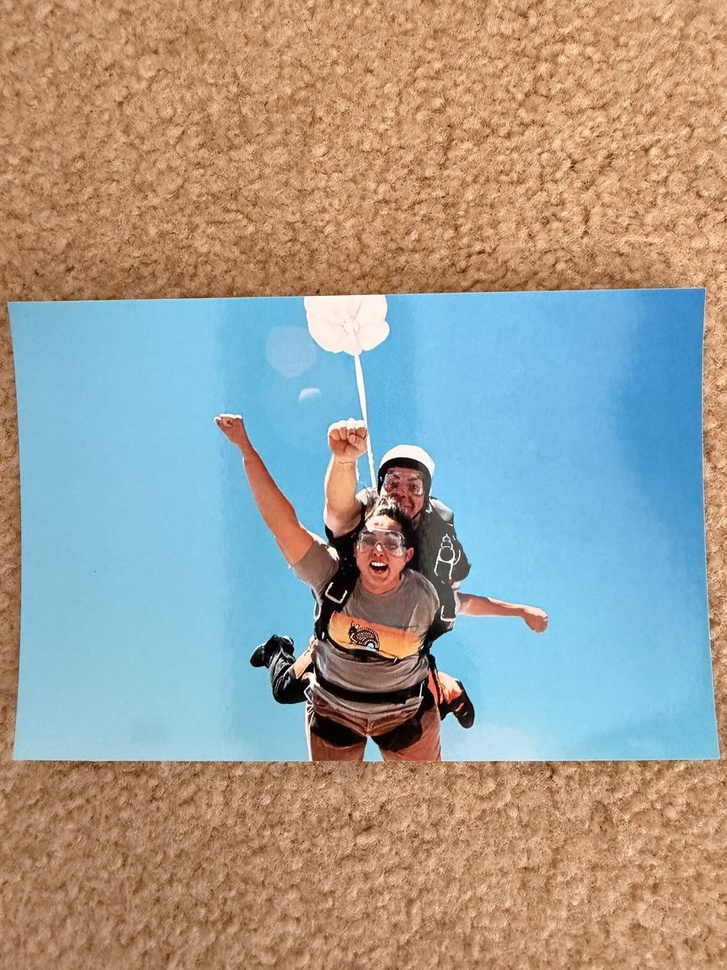
#> input picture web/tests/e2e/fixtures/test_photo.jpg, 727 x 970 px, shrunk from 900 x 1200 before the run
$ python -i restore.py   (imports and definitions only)
#> lines starting #> are read from the running program, lines starting #| are printed output that depends on the picture
"""Fade restoration for aged photos using adaptive brightness lift and vibrance.

Replaces the previous CLAHE-based approach which caused two regressions:
  - Dimming: CLAHE redistributed luminance across local tiles, pulling highlights
    down on already well-exposed photos.
  - Grain: CLAHE amplified sensor noise in smooth-toned regions (sky, walls).

The new algorithm has three self-limiting stages:
  1. White-point stretch  — scale so the 99th-percentile luminance hits 0.96.
     Already-bright photos barely change; faded ones lift naturally.
  2. Shadow lift          — tone-curve lift applied only to dark pixels, leaving
     highlights untouched.  Skipped entirely when the image is already bright.
     Preserves intentionally dark scenes (cave, candlelit dinner).
  3. Vibrance saturation  — per-pixel saturation boost inversely proportional to
     existing saturation.  Already-vivid colours are protected; faded/muted ones
     lift the most.

A brightness ceiling guard at the end scales back if the mean luminance overshoots.
"""

import logging
from typing import Tuple

import cv2
import numpy as np

logger = logging.getLogger(__name__)


# ---------------------------------------------------------------------------
# Public API
# ---------------------------------------------------------------------------

# [181 lines left out: functions restore_fading, restore_fading_conservative, restore_fading_aggressive, not called in this run]


def assess_fading(photo: np.ndarray) -> dict:
    """Assess whether a photo is faded and needs restoration.

    Retained for diagnostic use.  The new ``restore_fading`` algorithm is
    self-limiting and does not require this gate, but the metrics are still
    useful for logging and debugging.

    Args:
        photo: Input image as float32 RGB [0, 1].

    Returns:
        Dict with ``is_faded`` (bool), ``fading_score`` (0–1),
        ``contrast_score``, ``mean_saturation``, and
        ``saturation_percentile_25``.
    """
    photo_uint8 = (photo * 255).astype(np.uint8)
    gray = cv2.cvtColor(photo_uint8, cv2.COLOR_RGB2GRAY)

    contrast_score = _compute_local_contrast(gray, kernel_size=5)
    normalized_contrast = contrast_score / 25.0

    hsv = cv2.cvtColor(photo_uint8, cv2.COLOR_RGB2HSV)
    saturation = hsv[:, :, 1].astype(np.float32) / 255.0

    mean_saturation = float(np.mean(saturation))
    saturation_p25 = float(np.percentile(saturation, 25))

    contrast_deficit = max(0.0, 0.8 - normalized_contrast)
    saturation_deficit = max(0.0, 0.3 - mean_saturation)

    fading_score = (contrast_deficit + saturation_deficit * 2) / 3.0
    is_faded = fading_score > 0.2

    return {
        "is_faded": bool(is_faded),
        "fading_score": float(fading_score),
        "contrast_score": float(contrast_score),
        "normalized_contrast": float(normalized_contrast),
        "mean_saturation": mean_saturation,
        "saturation_percentile_25": saturation_p25,
    }


# ---------------------------------------------------------------------------
# Legacy (kept for side-by-side comparison if needed, not called by pipeline)
# ---------------------------------------------------------------------------

def _restore_fading_clahe_legacy(
    photo: np.ndarray,
    clahe_clip_limit: float = 2.0,
    clahe_grid_size: tuple = (8, 8),
    saturation_boost: float = 0.15,
    auto_detect_fading: bool = True,
) -> Tuple[np.ndarray, dict]:
    """CLAHE-based fade restoration — legacy implementation, not in active use.

    Retained so the old behaviour can be compared against the new algorithm
    during evaluation.  Do not call from the pipeline.
    """
#> called with clahe_clip_limit = 2, clahe_grid_size = (8, 8), saturation_boost = 0.15, auto_detect_fading = True
    photo_uint8 = (photo * 255).astype(np.uint8)
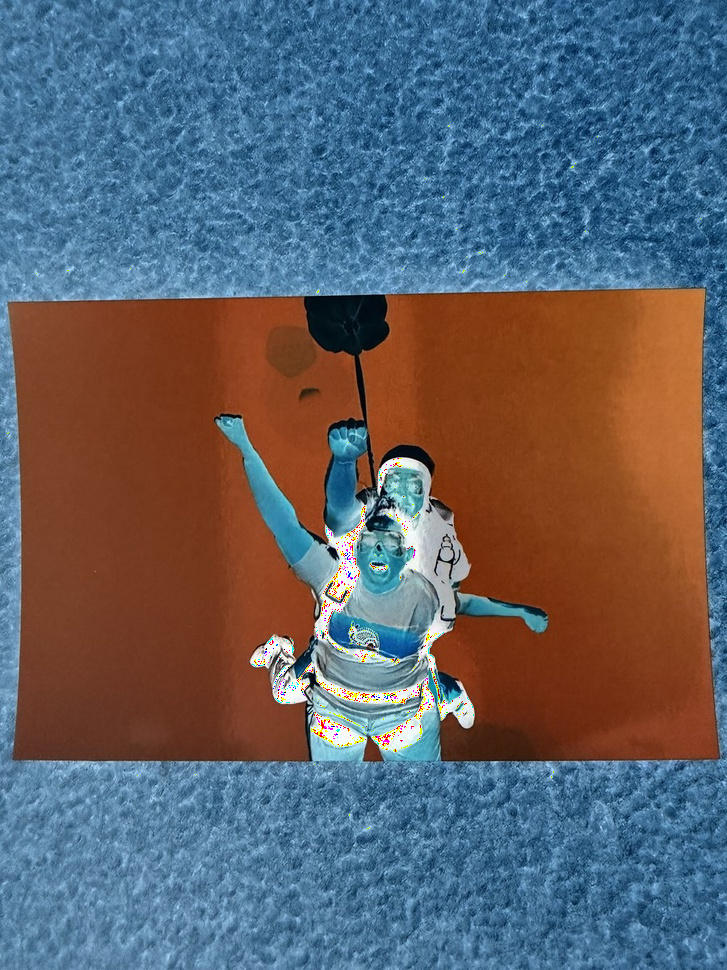
#> photo_uint8: shape (970, 727, 3); mean R, G, B 95.2, 98.3, 106.6
    lab = cv2.cvtColor(photo_uint8, cv2.COLOR_RGB2LAB)
#> lab: shape (970, 727, 3); mean of channels 0, 1, 2 109.9, 134.7, 125.9
    L, a, b = cv2.split(lab)
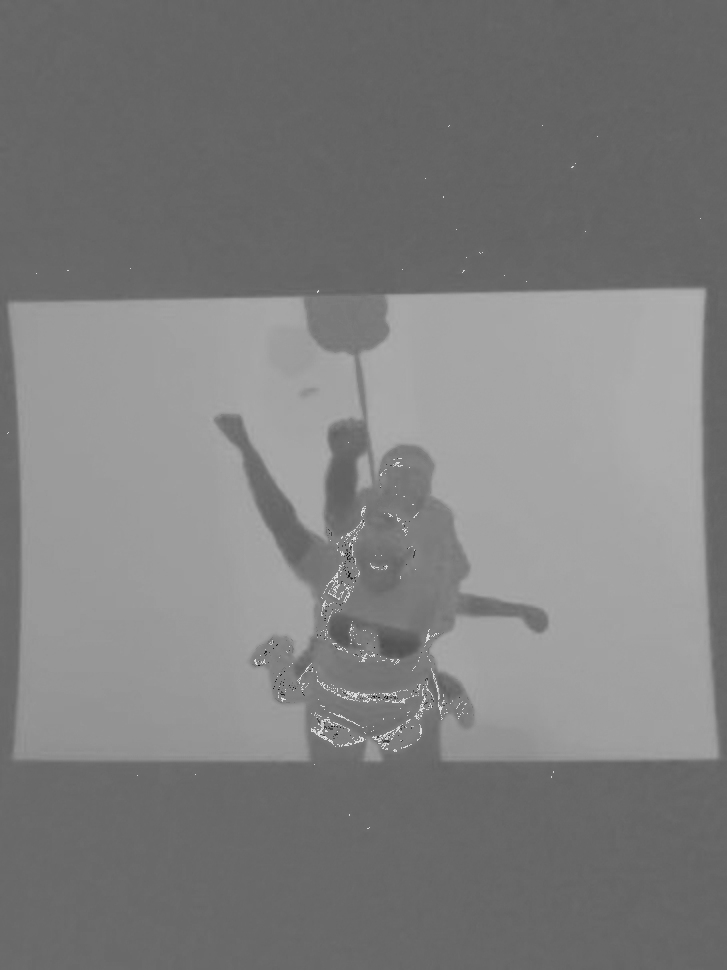
#> b: shape (970, 727); min 20, max 223, mean 125.9

    clahe = cv2.createCLAHE(clipLimit=clahe_clip_limit, tileGridSize=clahe_grid_size)
    L_clahe = clahe.apply(L)

    lab_clahe = cv2.merge([L_clahe, a, b])
#> lab_clahe: shape (970, 727, 3); mean of channels 0, 1, 2 114.1, 134.7, 125.9
    rgb_clahe = cv2.cvtColor(lab_clahe, cv2.COLOR_LAB2RGB).astype(np.float32) / 255.0
#> rgb_clahe: shape (970, 727, 3) float32; mean of channels 0, 1, 2 0.393, 0.406, 0.438

    if auto_detect_fading:
        fading_info = assess_fading(photo)
        if fading_info["is_faded"]:
            fading_severity = fading_info["fading_score"]
            adaptive_boost = saturation_boost * min(1.0, fading_severity / 0.3)
            result_img = _boost_saturation_fixed(rgb_clahe, adaptive_boost)
        else:
            result_img = rgb_clahe
    else:
        result_img = _boost_saturation_fixed(rgb_clahe, saturation_boost)

    return result_img, {"legacy_clahe": True}


# ---------------------------------------------------------------------------
# Helpers
# ---------------------------------------------------------------------------

def _luminance(img: np.ndarray) -> np.ndarray:
    """Return perceptual luminance array (float32, same H×W as img)."""
    return 0.2126 * img[:, :, 0] + 0.7152 * img[:, :, 1] + 0.0722 * img[:, :, 2]


def _compute_local_contrast(gray_image: np.ndarray, kernel_size: int = 5) -> float:
    """Compute average local contrast via local standard deviation."""
#> called with kernel_size = 5
    img_float = gray_image.astype(np.float32)
    kernel = np.ones((kernel_size, kernel_size), np.float32) / (kernel_size ** 2)
    local_mean = cv2.filter2D(img_float, -1, kernel)
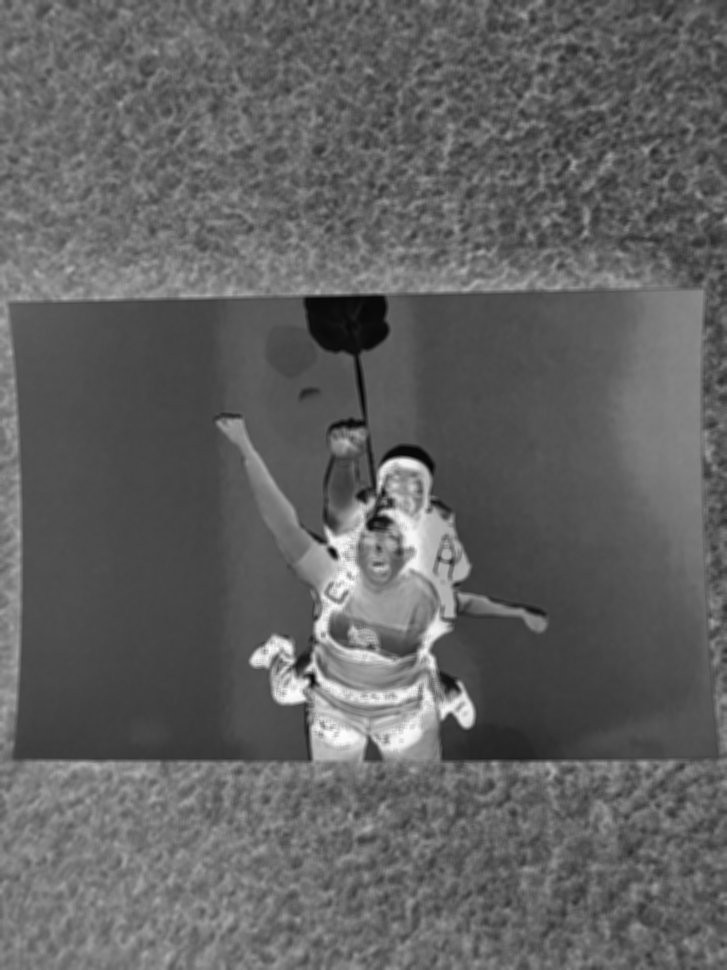
#> local_mean: shape (970, 727) float32; min 5.28, max 252.7, mean 98.3
    local_mean_sq = cv2.filter2D(img_float ** 2, -1, kernel)
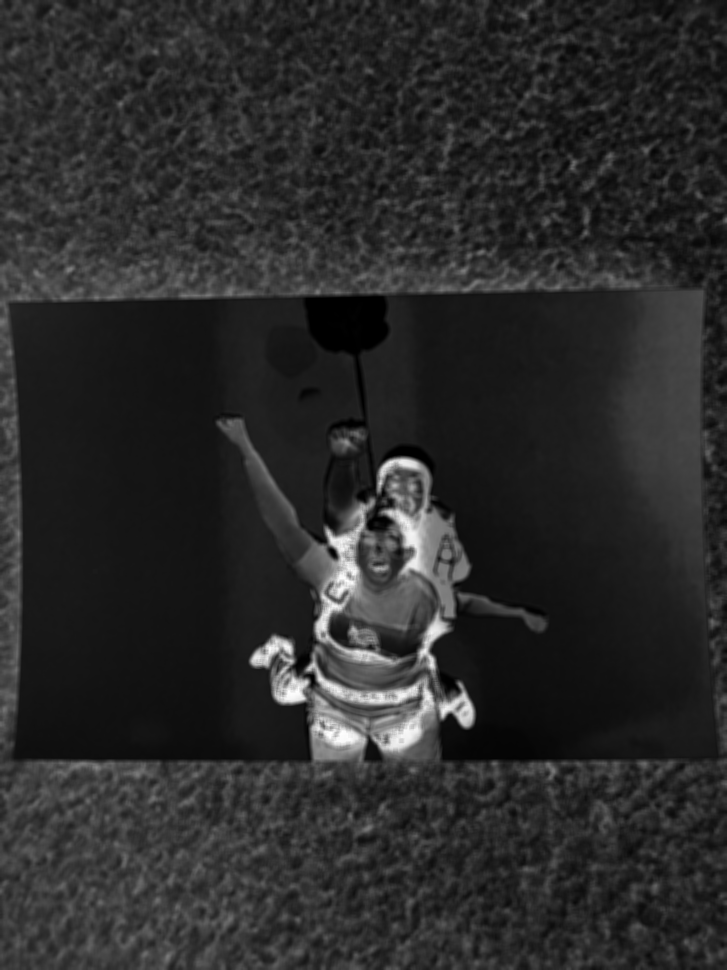
#> local_mean_sq: shape (970, 727) float32; min 35.04, max 63869.4, mean 10794; drawn with min black and max white
    local_var = np.maximum(local_mean_sq - local_mean ** 2, 0)
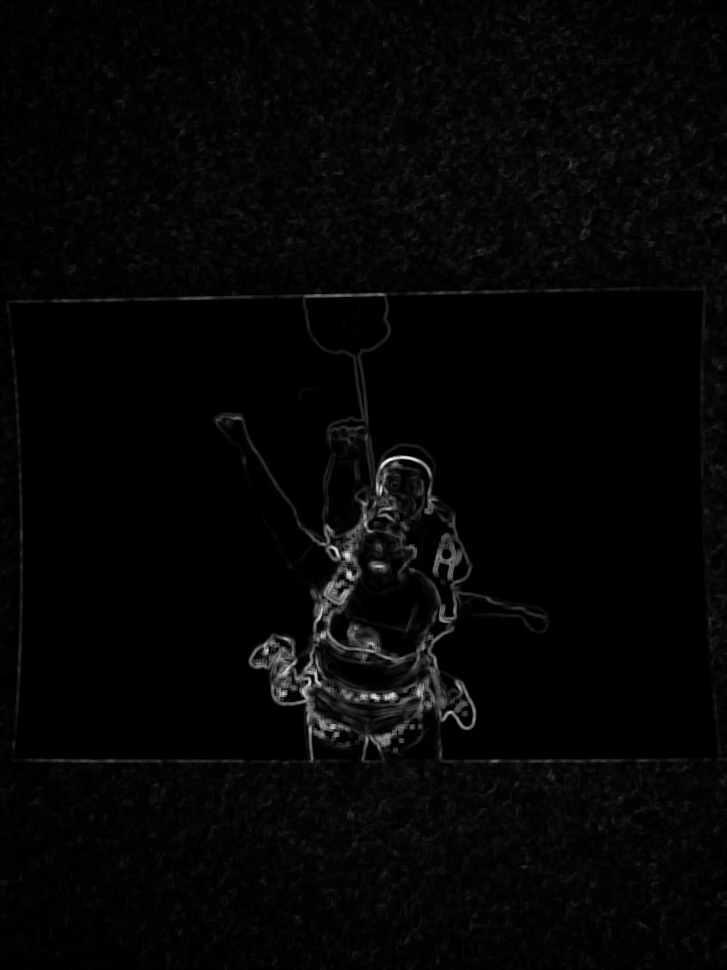
#> local_var: shape (970, 727) float32; min 0, max 11937.4, mean 275.2; drawn with min black and max white
    return float(np.mean(np.sqrt(local_var)))


# [8 lines left out: function _boost_saturation_fixed, not called in this run]

>>> import cv2
>>> picture = cv2.cvtColor(cv2.imread('../../web/tests/e2e/fixtures/test_photo.jpg'), cv2.COLOR_BGR2RGB)
>>> result = _restore_fading_clahe_legacy(picture)
#> in assess_fading, `contrast_score = _compute_local_contrast(gray, kernel_size=5)`: contrast_score = 11.8
#> in assess_fading, `normalized_contrast = contrast_score / 25.0`: normalized_contrast = 0.472
#> in assess_fading, `hsv = cv2.cvtColor(photo_uint8, cv2.COLOR_RGB2HSV)`: hsv: shape (970, 727, 3); mean H, S, V 67, 159.1, 144.2
#> in assess_fading, `saturation = hsv[:, :, 1].astype(np.float32) / 255.0`:
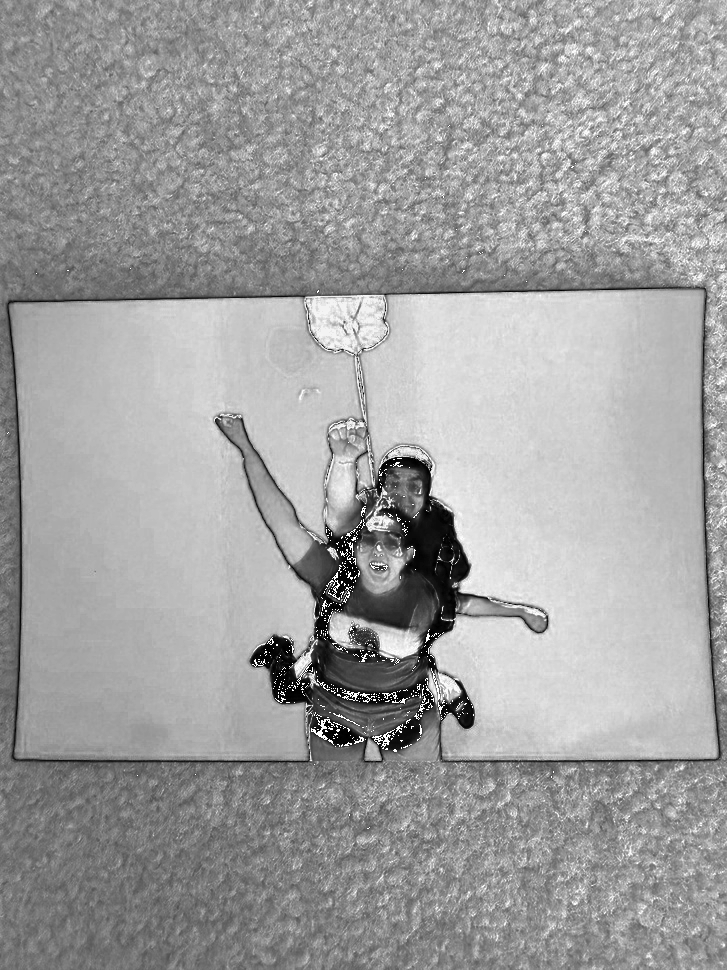
#> saturation: shape (970, 727) float32; min 0, max 1, mean 0.624
#> in assess_fading, `mean_saturation = float(np.mean(saturation))`: mean_saturation = 0.624
#> in assess_fading, `saturation_p25 = float(np.percentile(saturation, 25))`: saturation_p25 = 0.514
#> in assess_fading, `contrast_deficit = max(0.0, 0.8 - normalized_contrast)`: contrast_deficit = 0.328
#> in assess_fading, `saturation_deficit = max(0.0, 0.3 - mean_saturation)`: saturation_deficit = 0
#> in assess_fading, `fading_score = (contrast_deficit + saturation_deficit * 2) / 3.0`: fading_score = 0.109
#> in assess_fading, `is_faded = fading_score > 0.2`: is_faded = False
#> in _restore_fading_clahe_legacy, `fading_info = assess_fading(photo)`: fading_info = {'is_faded': False, 'fading_score': 0.109, 'contrast_score': 11.8, 'normalized_contrast': 0.472, 'mean_saturation': 0.624, 'saturation_percentile_25': 0.514}
